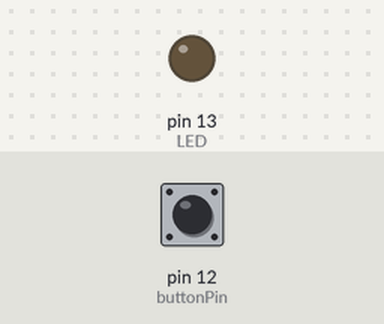
Bench run of a sketch on a simulated Arduino Uno, built with avr-gcc and run on an emulated ATmega328P. Shown: output pins drawn as LEDs (lit = HIGH). The inputs (shaded band) are chosen by the test bench; at power-on: pin 12 (buttonPin) HIGH.

Above: at 2.8 s.
2.9 s: pin 12 (buttonPin) pulled LOW for 1.2 s
At 3.5 s:
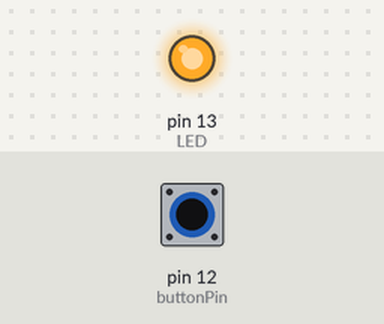
6.5 s: pin 12 (buttonPin) pulled LOW for 3.2 s
At 11.3 s:
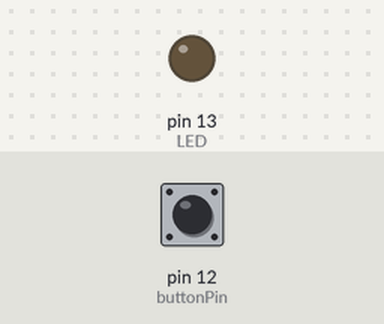
Timing chart, 0 to 12.8 s (numbered marks = the images above; inputs shaded):
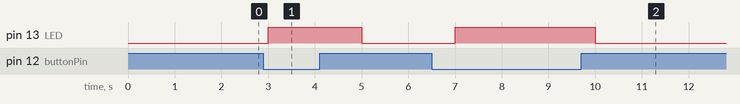

The sketch:

ButtonTest.ino
```cpp
// Declare the pins for the Button and the LED<br>int buttonPin = 12;
int LED = 13;
int buttonPin = 12;

void setup() {
   // Define pin #12 as input and activate the internal pull-up resistor
   pinMode(buttonPin, INPUT_PULLUP);
   // Define pin #13 as output, for the LED
   pinMode(LED, OUTPUT);
}

void loop(){
//   // Read the value of the input. It can either be 1 or 0
   int buttonValue = digitalRead(buttonPin);
   if (buttonValue == LOW){
      // If button pushed, turn LED on
      digitalWrite(LED,HIGH);
      delay(1000);
   }
   else {
//      // Otherwise, turn the LED off
      digitalWrite(LED, LOW);
      delay(1000);
   }
}
```

Measured:
- after the input at 2.9 s, pin 13 (LED): LOW → HIGH after 0.10 s, → LOW 2.0 s later
- after the input at 6.5 s, pin 13 (LED): LOW → HIGH after 0.50 s, → LOW 3.0 s later
